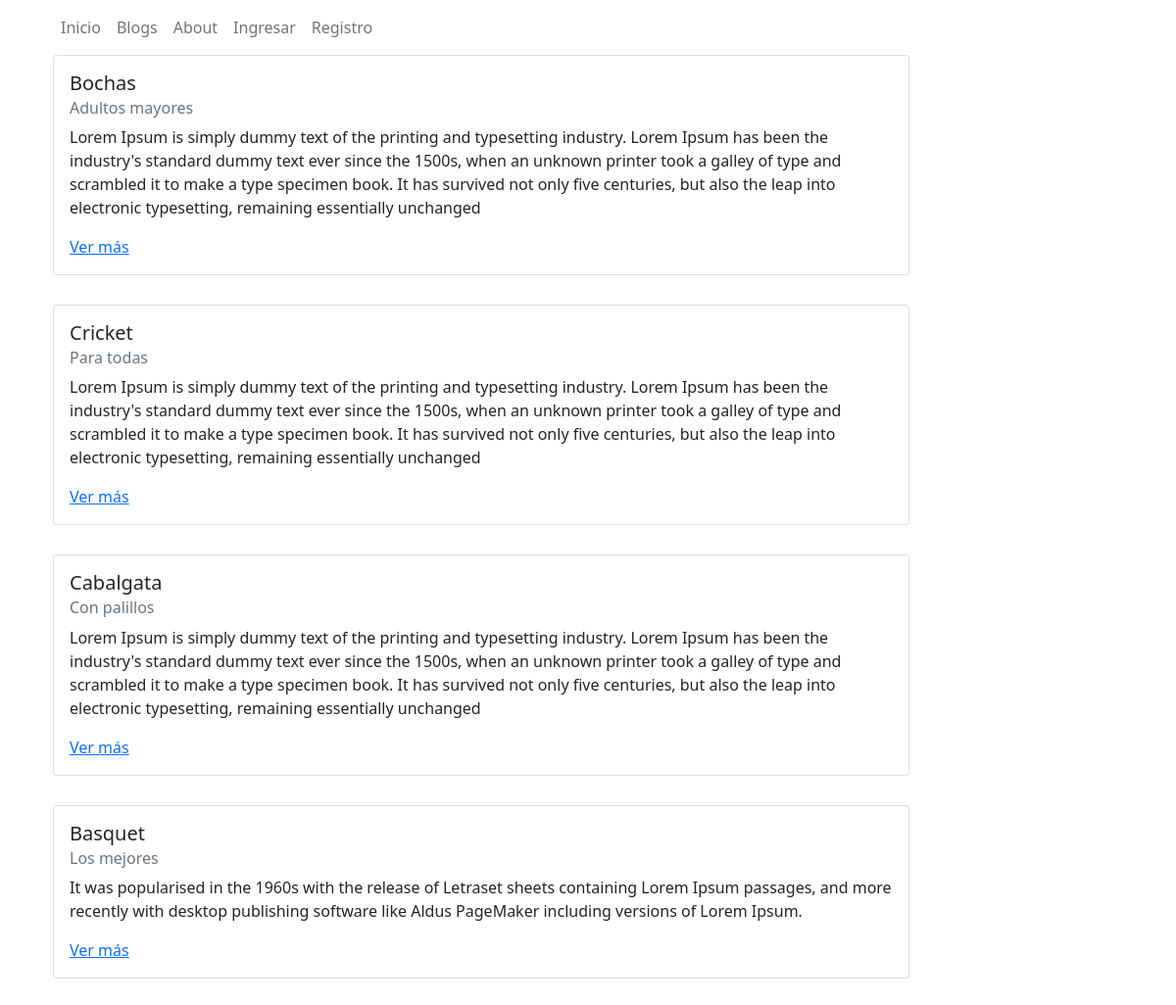
The page /pages/ on the database its author committed.
### pages/models.py (models this page shows)
class Blog(models.Model):
    titulo = models.CharField(max_length=80)
    subtitulo = models.CharField(max_length=80)
    cuerpo = models.CharField(max_length=400)
    fecha_creacion = models.DateField()
    autor = models.CharField(max_length=20)
    imagen = models.ImageField(upload_to ='uploads/', null=True, blank=True)

### pages/views.py (the view)
# urls.py: path('pages/', listar_pages),
def listar_pages(request):
    blogs = Blog.objects.all()
    dicc = {"blogs" : blogs, "user":request.user}
    plantilla = loader.get_template("blogs.html")
    documento = plantilla.render(dicc)
    return HttpResponse( documento )

### pages/templates/blogs.html (shortened to what this page needs)
{% extends "base.html" %}
{% block contenido %}
<div class="container">
{% for n in blogs %}
<div class="card" style="width: 80%; margin-bottom: 30px;">
    <div class="card-body">
      <h5 class="card-title">{{n.titulo}}</h5>
      <h6 class="card-subtitle mb-2 text-muted">{{n.subtitulo}}</h6>
      <p class="card-text">{{n.cuerpo}}</p>
      <a href="/pages/{{n.id}}" class="card-link">Ver más</a>
    </div>
</div>
{% endfor %}
</div>
{% endblock %}

### pages/templates/base.html (shortened to what this page needs)
<!DOCTYPE html>
<html lang="en">
    <head>
        <link href="https://cdn.jsdelivr.net/npm/bootstrap-icons@1.5.0/font/bootstrap-icons.css" rel="stylesheet" type="text/css" />
        <link href="https://cdn.jsdelivr.net/npm/bootstrap@5.0.2/dist/css/bootstrap.min.css" rel="stylesheet">
    </head>
    <body class="container">
        <header>
            <nav class="navbar navbar-expand-lg navbar-light bg-white">
              <div class="container-fluid">
                <div class="collapse navbar-collapse" id="navbarExample01">
                  <ul class="navbar-nav me-auto mb-2 mb-lg-0">
                    <li class="nav-item active">
                      <a class="nav-link" aria-current="page" href="/">Inicio</a>
                    </li>
                    <li class="nav-item">
                      <a class="nav-link" href="/pages">Blogs</a>
                    </li>
                    <li class="nav-item">
                      <a class="nav-link" href="/about">About</a>
                    </li>
                    {% if not user.is_authenticated %}
                    <li class="nav-item">
                        <a class="nav-link" href="/account/login">Ingresar</a>
                    </li>
                    <li class="nav-item">
                        <a class="nav-link" href="/account/signup">Registro</a>
                    </li>
                    {% endif %}
                  </ul>
                </div>
              </div>
            </nav>
        {% block contenido %}
        {% endblock %}
    </body>
</html>

### rows shown on the page
Blog: titulo "Bochas", subtitulo "Adultos mayores", cuerpo "Lorem Ipsum is simply dummy text of the printing and typesetting industry. Lorem Ipsum has been the industry's standard dummy text ever since the 1500s, when an unknown printer took a galley of type and scrambled it to make a type specimen book. It has survived not only five centuries, but also the leap into electronic typesetting, remaining essentially unchanged"
Blog: titulo "Cricket", subtitulo "Para todas", cuerpo "Lorem Ipsum is simply dummy text of the printing and typesetting industry. Lorem Ipsum has been the industry's standard dummy text ever since the 1500s, when an unknown printer took a galley of type and scrambled it to make a type specimen book. It has survived not only five centuries, but also the leap into electronic typesetting, remaining essentially unchanged"
Blog: titulo "Cabalgata", subtitulo "Con palillos", cuerpo "Lorem Ipsum is simply dummy text of the printing and typesetting industry. Lorem Ipsum has been the industry's standard dummy text ever since the 1500s, when an unknown printer took a galley of type and scrambled it to make a type specimen book. It has survived not only five centuries, but also the leap into electronic typesetting, remaining essentially unchanged"
Blog: titulo "Basquet", subtitulo "Los mejores", cuerpo "It was popularised in the 1960s with the release of Letraset sheets containing Lorem Ipsum passages, and more recently with desktop publishing software like Aldus PageMaker including versions of Lorem Ipsum."
